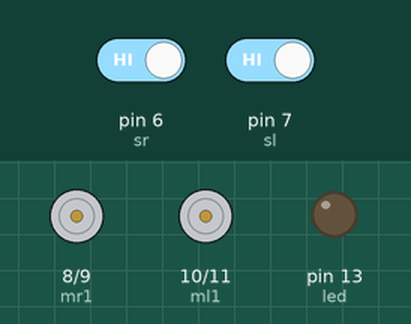
Simulated run of this sketch. Board: Arduino Uno, built with avr-gcc and run on an emulated ATmega328P. On the bench: motor-driver pin pairs drawn as motors (green arrow = first pin HIGH = forward, orange = second pin HIGH = backward, longer = more drive, scaled by the enable pin), output pins drawn as LEDs (lit = HIGH). Inputs (shaded band) come from the test bench; at power-on: pin 6 (sr) HIGH, pin 7 (sl) HIGH.

Above: at 6.2 s.
6.3 s: pin 6 (sr) driven LOW
At 7.0 s:
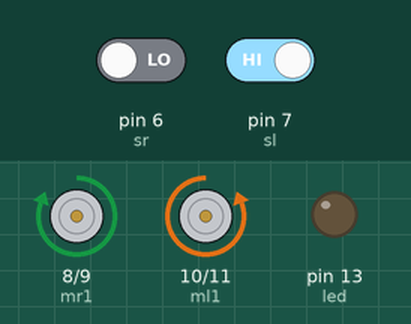
7.8 s: pin 7 (sl) driven LOW
At 8.3 s:
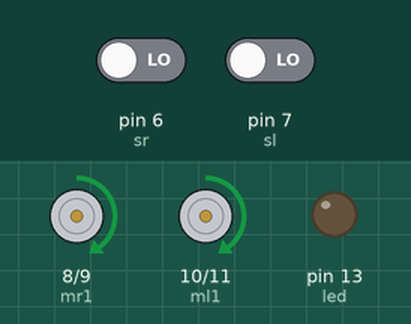
9.3 s: pin 6 (sr) driven HIGH
At 10.5 s:
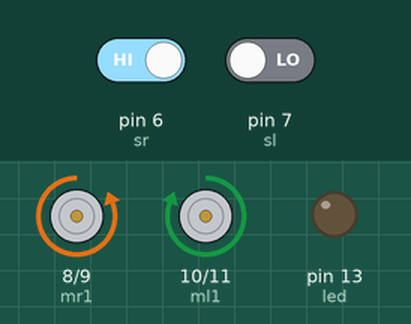
10.8 s: pin 7 (sl) driven HIGH
At 11.8 s:
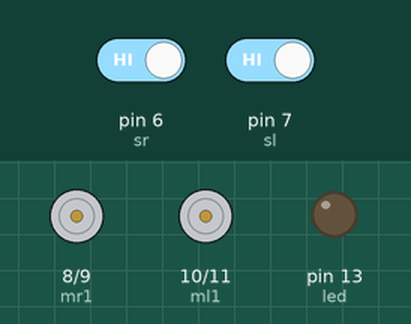
12.3 s: pin 6 (sr) driven LOW
At 12.8 s:
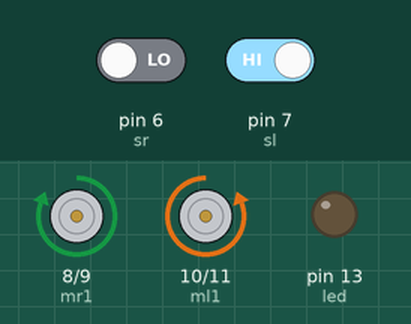
13.8 s: pin 6 (sr) driven HIGH
At 14.1 s:
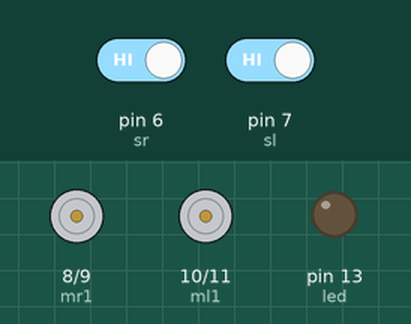
Timing chart, 0 to 16.3 s (numbered marks = the images above; inputs shaded):
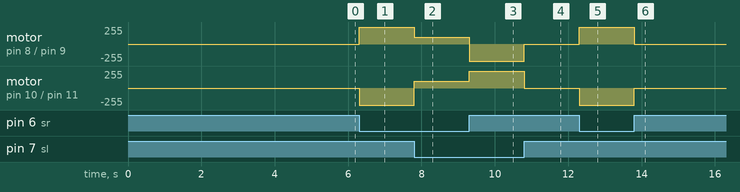

The sketch:

Tran_LineFollower.ino
```cpp
int mr1=8; //right motor 1 to pin 8
int mr2=9; //right motor 2 to pin 9
int ml1=10; //left motor 1 to pin 10
int ml2=11; //left motor 2 to pin 11
int sr=6; //right sensor to pin 6
int sl=7; //left sensor to pin 7
int svr=0; //right sensor value
int svl=0; //left sensor value
int led=13; //enable led light
int enr=3; //enable right motor
int enl=5; //enable left motor
int speeds=100; //straight speed (0-255)
int speedt=255; //turn speed (0-255)
int delayt=20; //turn delay (20 ms)

void setup() //sets up outputs and inputs
{
  pinMode(mr1,OUTPUT);
  pinMode(mr2,OUTPUT);
  pinMode(ml1,OUTPUT);
  pinMode(ml2,OUTPUT);
  pinMode(led,OUTPUT);
  pinMode(sr,INPUT);
  pinMode(sl,INPUT);
  delay(5000);
}

void loop() //all sensor scenarios
{
  svr=digitalRead(sr);
  svl=digitalRead(sl);
  if (svl==LOW && svr==LOW)
  {
    forward();
  }
  if (svl==HIGH && svr==LOW)
  {
    left();
  }
  if (svl==LOW && svr==HIGH)
  {
    right();
  }
  if (svl==HIGH && svr==HIGH)
  {
    stop();
  }
}

void forward()
{
  digitalWrite(mr1,HIGH);
  digitalWrite(mr2,LOW);
  digitalWrite(ml1,HIGH);
  digitalWrite(ml2,LOW);
  analogWrite(enr,speeds);
  analogWrite(enl,speeds);
}

void backward()
{
  digitalWrite(mr1,LOW);
  digitalWrite(mr2,HIGH);
  digitalWrite(ml1,LOW);
  digitalWrite(ml2,HIGH);
  analogWrite(enr,speeds);
  analogWrite(enl,speeds);
}

void right()
{
  digitalWrite(mr1,LOW);
  digitalWrite(mr2,HIGH);
  digitalWrite(ml1,HIGH);
  digitalWrite(ml2,LOW);
  analogWrite(enr,speedt);
  analogWrite(enl,speedt);
  delay(delayt);
}

void left()
{
  digitalWrite(mr1,HIGH);
  digitalWrite(mr2,LOW);
  digitalWrite(ml1,LOW);
  digitalWrite(ml2,HIGH);
  analogWrite(enr,speedt);
  analogWrite(enl,speedt);
  delay(delayt);
}

void stop()
{
  analogWrite(enr,0);
  analogWrite(enl,0);
}
```

Measured:
- after the input at 6.3 s, motor on pin 8 (mr1) / pin 9 (mr2): stopped → forward 255/255 at once; motor on pin 10 (ml1) / pin 11 (ml2): stopped → backward 255/255 at once
- after the input at 7.8 s, motor on pin 8 (mr1) / pin 9 (mr2): forward 255/255 → forward 100/255 at once; motor on pin 10 (ml1) / pin 11 (ml2): backward 255/255 → forward 100/255 at once
- after the input at 9.3 s, motor on pin 8 (mr1) / pin 9 (mr2): forward 100/255 → backward 255/255 at once; motor on pin 10 (ml1) / pin 11 (ml2): forward 100/255 → forward 255/255 at once
- after the input at 10.8 s, motor on pin 8 (mr1) / pin 9 (mr2): backward 255/255 → stopped at once; motor on pin 10 (ml1) / pin 11 (ml2): forward 255/255 → stopped at once
- after the input at 12.3 s, motor on pin 8 (mr1) / pin 9 (mr2): stopped → forward 255/255 at once; motor on pin 10 (ml1) / pin 11 (ml2): stopped → backward 255/255 at once
- after the input at 13.8 s, motor on pin 8 (mr1) / pin 9 (mr2): forward 255/255 → stopped at once; motor on pin 10 (ml1) / pin 11 (ml2): backward 255/255 → stopped at once
